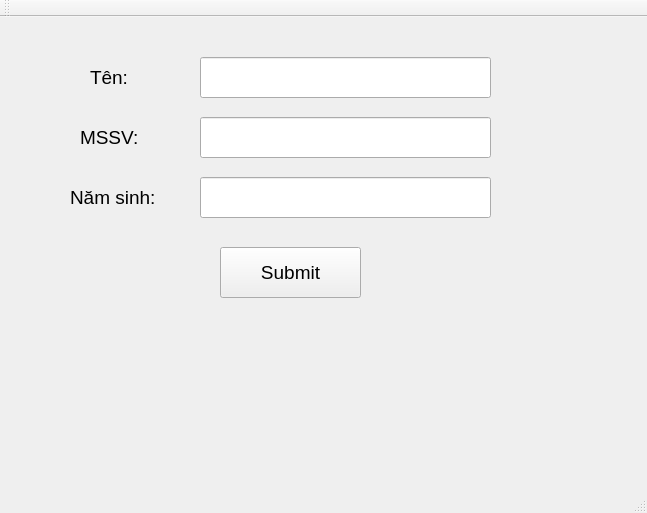
<?xml version="1.0" encoding="UTF-8"?>
<ui version="4.0">
 <class>MainWindow</class>
 <widget class="QMainWindow" name="MainWindow">
  <property name="geometry">
   <rect>
    <x>0</x>
    <y>0</y>
    <width>647</width>
    <height>513</height>
   </rect>
  </property>
  <property name="windowTitle">
   <string>MainWindow</string>
  </property>
  <widget class="QWidget" name="centralWidget">
   <widget class="QLabel" name="label">
    <property name="geometry">
     <rect>
      <x>90</x>
      <y>40</y>
      <width>71</width>
      <height>41</height>
     </rect>
    </property>
    <property name="font">
     <font>
      <pointsize>14</pointsize>
     </font>
    </property>
    <property name="text">
     <string>Tên: </string>
    </property>
   </widget>
   <widget class="QLineEdit" name="ten_text">
    <property name="geometry">
     <rect>
      <x>200</x>
      <y>40</y>
      <width>291</width>
      <height>41</height>
     </rect>
    </property>
    <property name="font">
     <font>
      <pointsize>14</pointsize>
     </font>
    </property>
    <property name="alignment">
     <set>Qt::AlignCenter</set>
    </property>
   </widget>
   <widget class="QLabel" name="label_2">
    <property name="geometry">
     <rect>
      <x>80</x>
      <y>100</y>
      <width>71</width>
      <height>41</height>
     </rect>
    </property>
    <property name="font">
     <font>
      <pointsize>14</pointsize>
     </font>
    </property>
    <property name="text">
     <string>MSSV:</string>
    </property>
   </widget>
   <widget class="QLineEdit" name="mssv_text">
    <property name="geometry">
     <rect>
      <x>200</x>
      <y>100</y>
      <width>291</width>
      <height>41</height>
     </rect>
    </property>
    <property name="font">
     <font>
      <pointsize>14</pointsize>
     </font>
    </property>
    <property name="alignment">
     <set>Qt::AlignCenter</set>
    </property>
   </widget>
   <widget class="QLabel" name="label_3">
    <property name="geometry">
     <rect>
      <x>70</x>
      <y>160</y>
      <width>111</width>
      <height>41</height>
     </rect>
    </property>
    <property name="font">
     <font>
      <pointsize>14</pointsize>
     </font>
    </property>
    <property name="text">
     <string>Năm sinh:</string>
    </property>
   </widget>
   <widget class="QLineEdit" name="namsinh_text">
    <property name="geometry">
     <rect>
      <x>200</x>
      <y>160</y>
      <width>291</width>
      <height>41</height>
     </rect>
    </property>
    <property name="font">
     <font>
      <pointsize>14</pointsize>
     </font>
    </property>
    <property name="alignment">
     <set>Qt::AlignCenter</set>
    </property>
   </widget>
   <widget class="QPushButton" name="submit_button">
    <property name="geometry">
     <rect>
      <x>220</x>
      <y>230</y>
      <width>141</width>
      <height>51</height>
     </rect>
    </property>
    <property name="font">
     <font>
      <pointsize>14</pointsize>
     </font>
    </property>
    <property name="text">
     <string>Submit</string>
    </property>
   </widget>
   <widget class="QLabel" name="result_label">
    <property name="geometry">
     <rect>
      <x>20</x>
      <y>320</y>
      <width>601</width>
      <height>41</height>
     </rect>
    </property>
    <property name="font">
     <font>
      <pointsize>12</pointsize>
     </font>
    </property>
    <property name="text">
     <string/>
    </property>
    <property name="alignment">
     <set>Qt::AlignCenter</set>
    </property>
   </widget>
  </widget>
  <widget class="QMenuBar" name="menuBar">
   <property name="geometry">
    <rect>
     <x>0</x>
     <y>0</y>
     <width>647</width>
     <height>26</height>
    </rect>
   </property>
  </widget>
  <widget class="QToolBar" name="mainToolBar">
   <attribute name="toolBarArea">
    <enum>TopToolBarArea</enum>
   </attribute>
   <attribute name="toolBarBreak">
    <bool>false</bool>
   </attribute>
  </widget>
  <widget class="QStatusBar" name="statusBar"/>
 </widget>
 <layoutdefault spacing="6" margin="11"/>
 <resources/>
 <connections/>
</ui>
